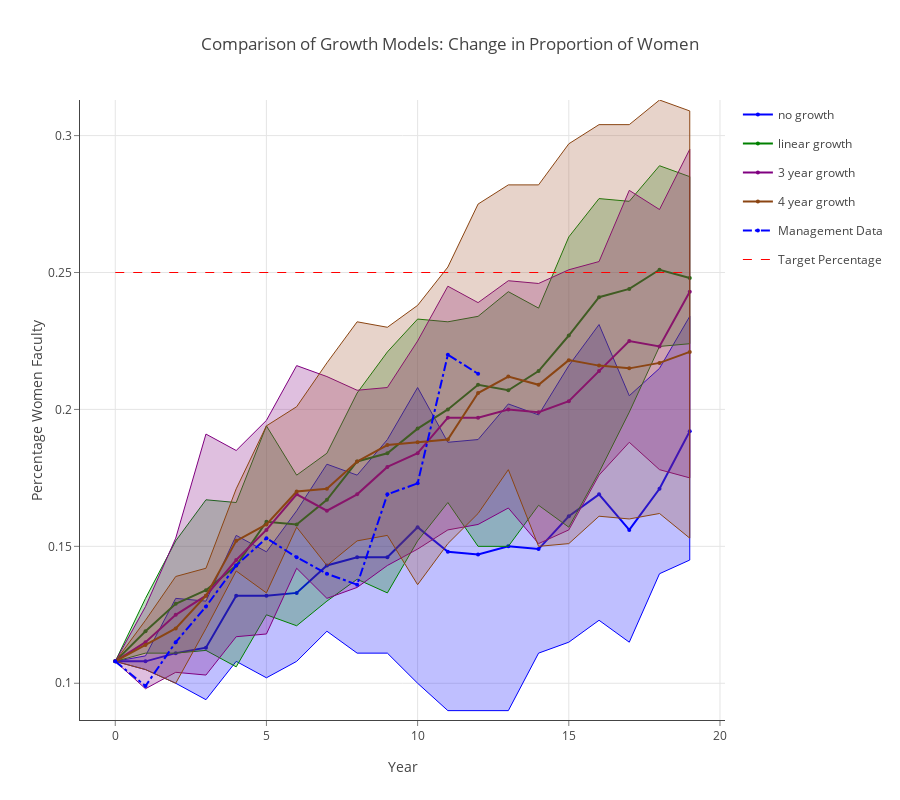

Notebook source saved alongside this figure:
### Markdown cell above
## Comparison of Model 3 Growth Models: Change in Proportion of Women

### Code cell
data = []
linecolors = ['rgb(0,0,255)', 'rgb(0,128,0)', 'rgb(128,0,128)', 'rgb(139,69,19)']
fillcolors = ['rgba(0,0,255,0.25)', 'rgba(0,128,0,0.25)', 'rgba(128,0,128,0.25)', 'rgba(160,82,45,0.25)']
legend_labels = ['no growth', 'linear growth', '3 year growth', '4 year growth']

for k,v in enumerate(results.mlist):
    data.append(go.Scatter(
        x=np.append(v.summary_matrix['yr'], v.summary_matrix['yr'].values[::-1]),
        y=np.append(v.summary_matrix['fpct_975'], v.summary_matrix['fpct_025'].values[::-1]),
        fill='tozerox',
        fillcolor=fillcolors[k],
        line=dict(color=linecolors[k],
                 width=1),
        legendgroup=legend_labels[k],
        showlegend=False,
        mode='lines',
        name=legend_labels[k],
    ))

    data.append(go.Scatter(
        x=v.summary_matrix['yr'],
        y=v.summary_matrix['fpct_avg'],
        line=dict(color=linecolors[k],
                 width=2),
        legendgroup=legend_labels[k],
        showlegend=True,
        marker=dict(
            size=4),
        mode='lines+markers',
        name=legend_labels[k],
    ))


data.append(go.Scatter(
    x=v.summary_matrix['yr'], 
    y=v.summary_matrix['act_fpct'],
    line=dict(color='blue',
             dash='dashdot'),
    name='Management Data',
    mode='lines+markers',
    marker=dict(
        size=4),

))

data.append(go.Scatter(
    x=v.summary_matrix['yr'], 
    y=np.repeat(v.target_female_percentage, len(v.summary_matrix['yr'])),
    line=dict(color='red',
             dash='dash',
             width=1),
    name='Target Percentage',
    mode='lines',
))
    
layout = go.Layout(
    title='Comparison of Growth Models: Change in Proportion of Women',
    height=800,
    width=900,
    paper_bgcolor='rgb(255,255,255)',
    plot_bgcolor='rgb(255,255,255)',
    xaxis=dict(
        visible=True,
        title='Year',
        gridcolor='rgb(229,229,229)',
        showgrid=True,
        showline=True,
        showticklabels=True,
        tickcolor='rgb(127,127,127)',
        ticks='outside',
        zeroline=False
    ),
    yaxis=dict(
        title='Percentage Women Faculty',
        gridcolor='rgb(229,229,229)',
        showgrid=True,
        showline=True,
        showticklabels=True,
        tickcolor='rgb(127,127,127)',
        ticks='outside',
        zeroline=False
    ),
)
fig = go.Figure(data=data, layout=layout)
plotly.offline.iplot(fig, filename= 'shaded_lines')

# export image for ingestion to pdf file.
if not os.path.exists('images'):
    os.mkdir('images')
pio.write_image(fig, 'images/change_in_percentage_faculty_women.png')

### Figure 1 — Plotly figure (JSON) as saved in the notebook; plotly's stock layout.template omitted (floating-point values rounded to 4 significant figures)
{"data": [{"fill": "tozerox", "fillcolor": "rgba(0,0,255,0.25)", "legendgroup": "no growth", "line": {"color": "rgb(0,0,255)", "width": 1}, "mode": "lines", "name": "no growth", "showlegend": false, "type": "scatter", "uid": "b361d976-e5e0-445e-9d71-9c39ab7ed0c3", "x": [0, 1, 2, 3, 4, 5, 6, 7, 8, 9, 10, 11, 12, 13, 14, 15, 16, 17, 18, 19, 19, 18, 17, 16, 15, 14, 13, 12, 11, 10, 9, 8, 7, 6, 5, 4, 3, 2, 1, 0], "y": [0.108, 0.11, 0.131, 0.13, 0.154, 0.148, 0.163, 0.18, 0.176, 0.189, 0.208, 0.188, 0.189, 0.202, 0.198, 0.216, 0.231, 0.205, 0.215, 0.234, 0.145, 0.14, 0.115, 0.123, 0.115, 0.111, 0.09, 0.09, 0.09, 0.1, 0.111, 0.111, 0.119, 0.108, 0.102, 0.108, 0.094, 0.1, 0.105, 0.108]}, {"legendgroup": "no growth", "line": {"color": "rgb(0,0,255)", "width": 2}, "marker": {"size": 4}, "mode": "lines+markers", "name": "no growth", "showlegend": true, "type": "scatter", "uid": "510df08f-327d-47ae-9eab-60c3710aaabc", "x": [0, 1, 2, 3, 4, 5, 6, 7, 8, 9, 10, 11, 12, 13, 14, 15, 16, 17, 18, 19], "y": [0.108, 0.108, 0.111, 0.113, 0.132, 0.132, 0.133, 0.143, 0.146, 0.146, 0.157, 0.148, 0.147, 0.15, 0.149, 0.161, 0.169, 0.156, 0.171, 0.192]}, {"fill": "tozerox", "fillcolor": "rgba(0,128,0,0.25)", "legendgroup": "linear growth", "line": {"color": "rgb(0,128,0)", "width": 1}, "mode": "lines", "name": "linear growth", "showlegend": false, "type": "scatter", "uid": "0c8b076b-fb93-413a-9263-26b8a3e13354", "x": [0, 1, 2, 3, 4, 5, 6, 7, 8, 9, 10, 11, 12, 13, 14, 15, 16, 17, 18, 19, 19, 18, 17, 16, 15, 14, 13, 12, 11, 10, 9, 8, 7, 6, 5, 4, 3, 2, 1, 0], "y": [0.108, 0.131, 0.152, 0.167, 0.166, 0.194, 0.176, 0.184, 0.206, 0.221, 0.233, 0.232, 0.234, 0.243, 0.237, 0.263, 0.277, 0.276, 0.289, 0.285, 0.224, 0.223, 0.199, 0.177, 0.157, 0.165, 0.15, 0.15, 0.166, 0.152, 0.133, 0.138, 0.13, 0.121, 0.125, 0.106, 0.112, 0.111, 0.111, 0.108]}, {"legendgroup": "linear growth", "line": {"color": "rgb(0,128,0)", "width": 2}, "marker": {"size": 4}, "mode": "lines+markers", "name": "linear growth", "showlegend": true, "type": "scatter", "uid": "840e65a5-ecdd-45f3-86c9-71dd87fcef01", "x": [0, 1, 2, 3, 4, 5, 6, 7, 8, 9, 10, 11, 12, 13, 14, 15, 16, 17, 18, 19], "y": [0.108, 0.119, 0.129, 0.134, 0.143, 0.159, 0.158, 0.167, 0.181, 0.184, 0.193, 0.2, 0.209, 0.207, 0.214, 0.227, 0.241, 0.244, 0.251, 0.248]}, {"fill": "tozerox", "fillcolor": "rgba(128,0,128,0.25)", "legendgroup": "3 year growth", "line": {"color": "rgb(128,0,128)", "width": 1}, "mode": "lines", "name": "3 year growth", "showlegend": false, "type": "scatter", "uid": "e3b54b98-655b-4364-80f3-3c44b9dc22c5", "x": [0, 1, 2, 3, 4, 5, 6, 7, 8, 9, 10, 11, 12, 13, 14, 15, 16, 17, 18, 19, 19, 18, 17, 16, 15, 14, 13, 12, 11, 10, 9, 8, 7, 6, 5, 4, 3, 2, 1, 0], "y": [0.108, 0.128, 0.153, 0.191, 0.185, 0.196, 0.216, 0.212, 0.207, 0.208, 0.225, 0.245, 0.239, 0.247, 0.246, 0.251, 0.254, 0.28, 0.273, 0.295, 0.175, 0.178, 0.188, 0.176, 0.156, 0.151, 0.164, 0.158, 0.156, 0.149, 0.143, 0.135, 0.131, 0.142, 0.118, 0.117, 0.103, 0.104, 0.098, 0.108]}, {"legendgroup": "3 year growth", "line": {"color": "rgb(128,0,128)", "width": 2}, "marker": {"size": 4}, "mode": "lines+markers", "name": "3 year growth", "showlegend": true, "type": "scatter", "uid": "0a652f50-0f7e-4c74-bda8-7c78147105a2", "x": [0, 1, 2, 3, 4, 5, 6, 7, 8, 9, 10, 11, 12, 13, 14, 15, 16, 17, 18, 19], "y": [0.108, 0.115, 0.125, 0.132, 0.145, 0.156, 0.169, 0.163, 0.169, 0.179, 0.184, 0.197, 0.197, 0.2, 0.199, 0.203, 0.214, 0.225, 0.223, 0.243]}, {"fill": "tozerox", "fillcolor": "rgba(160,82,45,0.25)", "legendgroup": "4 year growth", "line": {"color": "rgb(139,69,19)", "width": 1}, "mode": "lines", "name": "4 year growth", "showlegend": false, "type": "scatter", "uid": "de0c6ffe-c783-4b16-a0e3-0a1ecc9ddb3e", "x": [0, 1, 2, 3, 4, 5, 6, 7, 8, 9, 10, 11, 12, 13, 14, 15, 16, 17, 18, 19, 19, 18, 17, 16, 15, 14, 13, 12, 11, 10, 9, 8, 7, 6, 5, 4, 3, 2, 1, 0], "y": [0.108, 0.123, 0.139, 0.142, 0.171, 0.194, 0.201, 0.217, 0.232, 0.23, 0.238, 0.252, 0.275, 0.282, 0.282, 0.297, 0.304, 0.304, 0.313, 0.309, 0.153, 0.162, 0.16, 0.161, 0.151, 0.15, 0.178, 0.162, 0.151, 0.136, 0.154, 0.152, 0.143, 0.157, 0.133, 0.141, 0.12, 0.1, 0.105, 0.108]}, {"legendgroup": "4 year growth", "line": {"color": "rgb(139,69,19)", "width": 2}, "marker": {"size": 4}, "mode": "lines+markers", "name": "4 year growth", "showlegend": true, "type": "scatter", "uid": "9220bb99-8f56-4571-b5de-f903f8d8ade4", "x": [0, 1, 2, 3, 4, 5, 6, 7, 8, 9, 10, 11, 12, 13, 14, 15, 16, 17, 18, 19], "y": [0.108, 0.114, 0.12, 0.132, 0.152, 0.158, 0.17, 0.171, 0.181, 0.187, 0.188, 0.189, 0.206, 0.212, 0.209, 0.218, 0.216, 0.215, 0.217, 0.221]}, {"line": {"color": "blue", "dash": "dashdot"}, "marker": {"size": 4}, "mode": "lines+markers", "name": "Management Data", "type": "scatter", "uid": "64009a14-6ba3-4cde-8ba3-4ff8a0c77dec", "x": [0, 1, 2, 3, 4, 5, 6, 7, 8, 9, 10, 11, 12, 13, 14, 15, 16, 17, 18, 19], "y": [0.108, 0.099, 0.115, 0.128, 0.143, 0.153, 0.146, 0.14, 0.136, 0.169, 0.173, 0.22, 0.213, null, null, null, null, null, null, null]}, {"line": {"color": "red", "dash": "dash", "width": 1}, "mode": "lines", "name": "Target Percentage", "type": "scatter", "uid": "feae2754-687d-4040-9e9d-ea98467e7d04", "x": [0, 1, 2, 3, 4, 5, 6, 7, 8, 9, 10, 11, 12, 13, 14, 15, 16, 17, 18, 19], "y": [0.25, 0.25, 0.25, 0.25, 0.25, 0.25, 0.25, 0.25, 0.25, 0.25, 0.25, 0.25, 0.25, 0.25, 0.25, 0.25, 0.25, 0.25, 0.25, 0.25]}], "layout": {"height": 800, "paper_bgcolor": "rgb(255,255,255)", "plot_bgcolor": "rgb(255,255,255)", "title": {"text": "Comparison of Growth Models: Change in Proportion of Women"}, "width": 900, "xaxis": {"gridcolor": "rgb(229,229,229)", "showgrid": true, "showline": true, "showticklabels": true, "tickcolor": "rgb(127,127,127)", "ticks": "outside", "title": {"text": "Year"}, "visible": true, "zeroline": false}, "yaxis": {"gridcolor": "rgb(229,229,229)", "showgrid": true, "showline": true, "showticklabels": true, "tickcolor": "rgb(127,127,127)", "ticks": "outside", "title": {"text": "Percentage Women Faculty"}, "zeroline": false}}}
